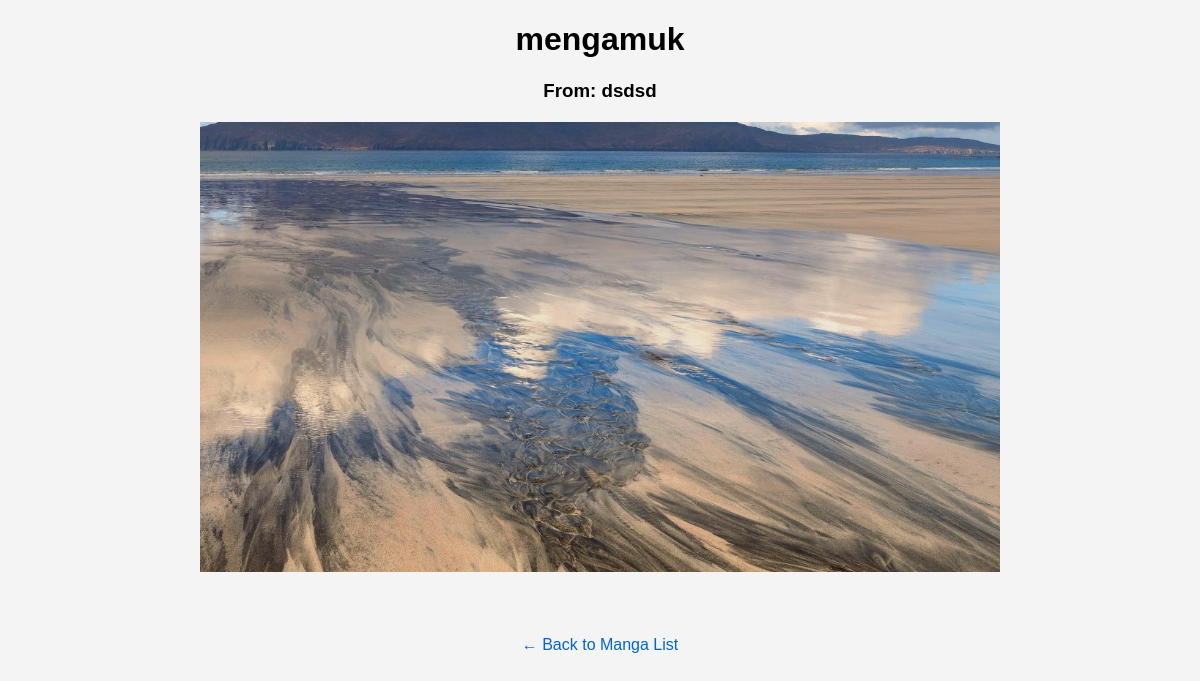
The page /read/3 on the database its author committed.
### models.py (models this page shows)
class Chapter(db.Model):
    id = db.Column(db.Integer, primary_key=True)
    title = db.Column(db.String(100), nullable=False)
    manga_id = db.Column(db.Integer, db.ForeignKey('manga.id'), nullable=False)
    created_at = db.Column(db.DateTime, default=datetime.utcnow)
    images = db.relationship('ChapterImage', backref='chapter', lazy=True, cascade="all, delete")

class Manga(db.Model):
    id = db.Column(db.Integer, primary_key=True)
    title = db.Column(db.String(100), nullable=False)
    created_at = db.Column(db.DateTime, default=datetime.utcnow)
    chapters = db.relationship('Chapter', backref='manga', lazy=True, cascade="all, delete")
    cover_image = db.Column(db.String(255))
    description = db.Column(db.Text)  # 👈 Add this

class ChapterImage(db.Model):
    id = db.Column(db.Integer, primary_key=True)
    filename = db.Column(db.String(200), nullable=False)
    image_path = db.Column(db.String(300), nullable=False)  # FULL path relative to /uploads
    chapter_id = db.Column(db.Integer, db.ForeignKey('chapter.id'), nullable=False)
    page_number = db.Column(db.Integer, nullable=False)

### app.py (the view)
@app.route('/read/<int:chapter_id>')
def read_chapter(chapter_id):
    chapter = Chapter.query.get_or_404(chapter_id)
    return render_template('read_chapter.html', chapter=chapter)

### templates/read_chapter.html (shortened to what this page needs)
<!DOCTYPE html>
<html>
<head>
</head>
<body>
    <h1>{{ chapter.title }}</h1>
    <h3>From: {{ chapter.manga.title }}</h3>
    <div class="image-container">
        {% for image in chapter.images | sort(attribute='page_number') %}
            <img src="{{ url_for('uploaded_file', filename=image.filename) }}" alt="Page {{ image.page_number }}">
        {% endfor %}
    </div>
    <a href="{{ url_for('index') }}">← Back to Manga List</a>
</body>
</html>

### templates/read_chapter.html (style rules this page uses)
body { font-family: Arial, sans-serif; background-color: #f4f4f4; text-align: center; }
.image-container { margin: 20px 0; }
img { width: 70%; max-width: 800px; margin-bottom: 20px; }
a { display: inline-block; margin-top: 20px; text-decoration: none; color: #0066cc; }

### rows shown on the page
Chapter: title "mengamuk"
Manga: manga "dsdsd"
ChapterImage: filename (picture)
